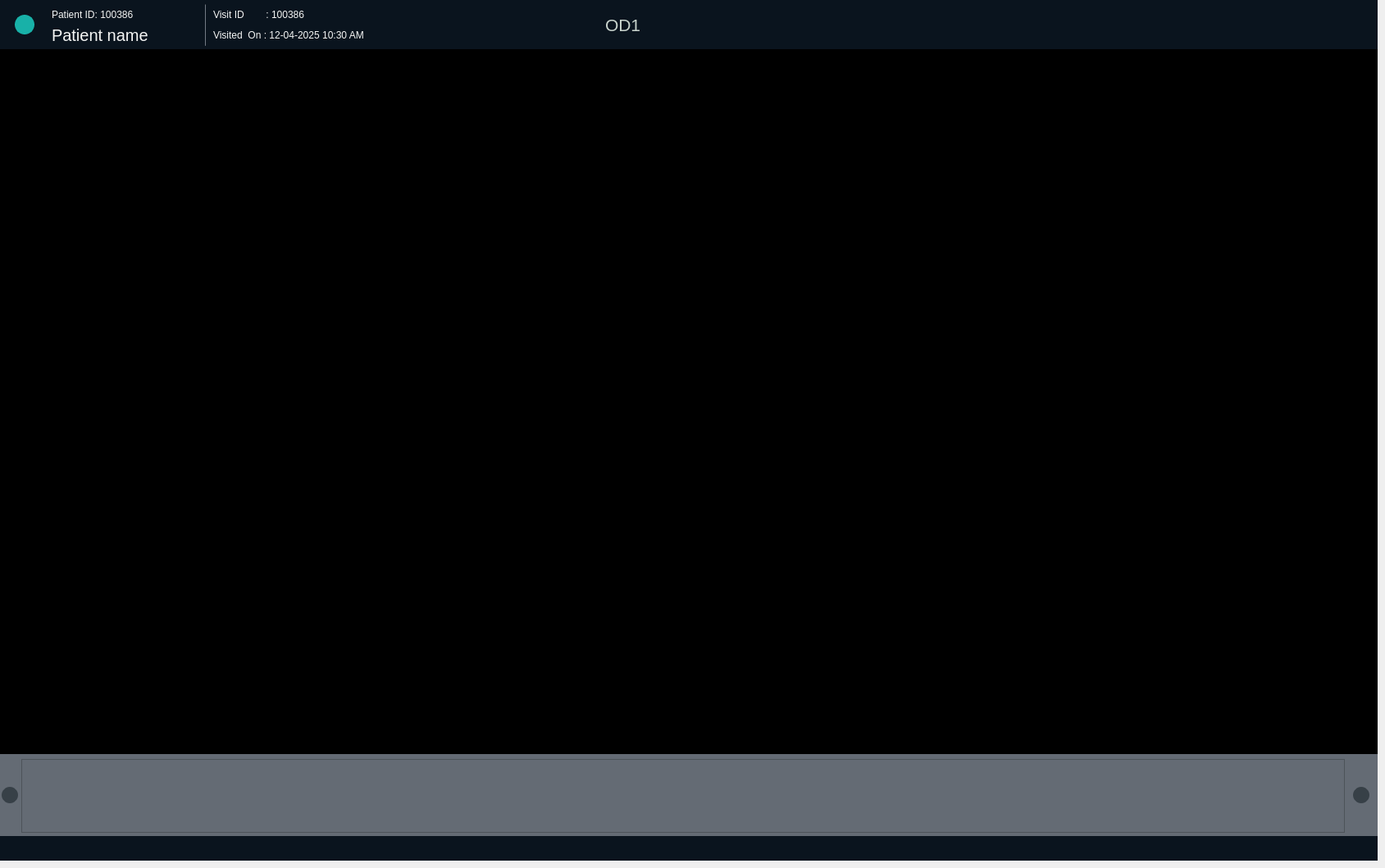
    <widget class="QWidget" name="preview_widget">
     <widget class="QFrame" name="frame_27">
      <property name="geometry">
       <rect>
        <x>0</x>
        <y>0</y>
        <width>1680</width>
        <height>60</height>
       </rect>
      </property>
      <property name="styleSheet">
       <string notr="true">background-color: rgb(10, 20, 30);</string>
      </property>
      <property name="frameShape">
       <enum>QFrame::NoFrame</enum>
      </property>
      <widget class="QPushButton" name="btn_back_scn_preview">
       <property name="geometry">
        <rect>
         <x>18</x>
         <y>18</y>
         <width>24</width>
         <height>24</height>
        </rect>
       </property>
       <property name="styleSheet">
        <string notr="true">background-color: rgb(24, 177, 168);
border-radius: 12px;
border: 2px solid rgb(24, 177, 168);</string>
       </property>
       <property name="text">
        <string/>
       </property>
       <property name="icon">
        <iconset resource="myresource.qrc">
         <normaloff>:/new/prefix_stack/images/chevron-left.png</normaloff>:/new/prefix_stack/images/chevron-left.png</iconset>
       </property>
      </widget>
      <widget class="QLabel" name="lbl_pre_pid">
       <property name="geometry">
        <rect>
         <x>63</x>
         <y>10</y>
         <width>181</width>
         <height>16</height>
        </rect>
       </property>
       <property name="styleSheet">
        <string notr="true">color: rgb(245, 246, 245);
font: 500 11pt &quot;Ubuntu&quot;;</string>
       </property>
       <property name="text">
        <string>Patient ID: 100386</string>
       </property>
      </widget>
      <widget class="QLabel" name="lbl_pre_pname">
       <property name="geometry">
        <rect>
         <x>63</x>
         <y>30</y>
         <width>181</width>
         <height>25</height>
        </rect>
       </property>
       <property name="font">
        <font>
         <family>Ubuntu</family>
         <pointsize>15</pointsize>
         <italic>false</italic>
         <bold>false</bold>
        </font>
       </property>
       <property name="styleSheet">
        <string notr="true">color: rgb(245, 246, 245);
font: 500 15pt &quot;Ubuntu&quot;;</string>
       </property>
       <property name="text">
        <string>Patient name</string>
       </property>
      </widget>
      <widget class="Line" name="line_7">
       <property name="geometry">
        <rect>
         <x>250</x>
         <y>5</y>
         <width>1</width>
         <height>51</height>
        </rect>
       </property>
       <property name="styleSheet">
        <string notr="true">background-color: rgb(100, 107, 116);</string>
       </property>
       <property name="orientation">
        <enum>Qt::Vertical</enum>
       </property>
      </widget>
      <widget class="QLabel" name="lbl_pre_vid">
       <property name="geometry">
        <rect>
         <x>260</x>
         <y>10</y>
         <width>200</width>
         <height>16</height>
        </rect>
       </property>
       <property name="styleSheet">
        <string notr="true">color: rgb(245, 246, 245);
font: 500 11pt &quot;Ubuntu&quot;;</string>
       </property>
       <property name="text">
        <string>Visit ID        : 100386</string>
       </property>
      </widget>
      <widget class="QLabel" name="lbl_pre_visitdate">
       <property name="geometry">
        <rect>
         <x>260</x>
         <y>35</y>
         <width>251</width>
         <height>16</height>
        </rect>
       </property>
       <property name="styleSheet">
        <string notr="true">color: rgb(245, 246, 245);
font: 500 11pt &quot;Ubuntu&quot;;</string>
       </property>
       <property name="text">
        <string>Visited  On : 12-04-2025 10:30 AM</string>
       </property>
      </widget>
      <widget class="QLabel" name="lbl_pre_img_name">
       <property name="geometry">
        <rect>
         <x>738</x>
         <y>15</y>
         <width>81</width>
         <height>31</height>
        </rect>
       </property>
       <property name="font">
        <font>
         <family>Ubuntu</family>
         <pointsize>16</pointsize>
         <italic>false</italic>
         <bold>false</bold>
        </font>
       </property>
       <property name="styleSheet">
        <string notr="true">font: 500 16pt &quot;Ubuntu&quot;;
color: rgb(200, 211, 204);</string>
       </property>
       <property name="text">
        <string>OD1</string>
       </property>
      </widget>
      <widget class="QLabel" name="label_86">
       <property name="geometry">
        <rect>
         <x>1472</x>
         <y>15</y>
         <width>117</width>
         <height>28</height>
        </rect>
       </property>
       <property name="text">
        <string/>
       </property>
       <property name="pixmap">
        <pixmap>:/new/prefix_topheader/image/logo_with_text.png</pixmap>
       </property>
      </widget>
     </widget>
     <widget class="QFrame" name="frame_28">
      <property name="geometry">
       <rect>
        <x>0</x>
        <y>60</y>
        <width>1680</width>
        <height>860</height>
       </rect>
      </property>
      <property name="styleSheet">
       <string notr="true">background-color: rgb(0, 0, 0);</string>
      </property>
      <property name="frameShape">
       <enum>QFrame::NoFrame</enum>
      </property>
      <widget class="QGraphicsView" name="lbl_pre_img">
       <property name="geometry">
        <rect>
         <x>40</x>
         <y>2</y>
         <width>1600</width>
         <height>827</height>
        </rect>
       </property>
      </widget>
     </widget>
     <widget class="QFrame" name="frame_30">
      <property name="geometry">
       <rect>
        <x>0</x>
        <y>920</y>
        <width>1680</width>
        <height>100</height>
       </rect>
      </property>
      <property name="styleSheet">
       <string notr="true">background-color: rgb(100, 107, 116);</string>
      </property>
      <property name="frameShape">
       <enum>QFrame::NoFrame</enum>
      </property>
      <widget class="QPushButton" name="btn_visit_next_5">
       <property name="geometry">
        <rect>
         <x>1648</x>
         <y>38</y>
         <width>24</width>
         <height>24</height>
        </rect>
       </property>
       <property name="styleSheet">
        <string notr="true">background-color: #374047;
border-radius: 12px;
border: 2px solid #646B74;</string>
       </property>
       <property name="text">
        <string/>
       </property>
       <property name="icon">
        <iconset resource="myresource.qrc">
         <normaloff>:/new/prefix_stack/images/chevron-right.png</normaloff>:/new/prefix_stack/images/chevron-right.png</iconset>
       </property>
      </widget>
      <widget class="QPushButton" name="btn_visit_back_5">
       <property name="geometry">
        <rect>
         <x>0</x>
         <y>38</y>
         <width>24</width>
         <height>24</height>
        </rect>
       </property>
       <property name="styleSheet">
        <string notr="true">background-color: #374047;
border-radius: 12px;
border: 2px solid #646B74;</string>
       </property>
       <property name="text">
        <string/>
       </property>
       <property name="icon">
        <iconset resource="myresource.qrc">
         <normaloff>:/new/prefix_stack/images/chevron-left.png</normaloff>:/new/prefix_stack/images/chevron-left.png</iconset>
       </property>
      </widget>
      <widget class="QListWidget" name="pre_list">
       <property name="geometry">
        <rect>
         <x>26</x>
         <y>6</y>
         <width>1614</width>
         <height>90</height>
        </rect>
       </property>
      </widget>
     </widget>
     <widget class="QFrame" name="frame_31">
      <property name="geometry">
       <rect>
        <x>0</x>
        <y>1020</y>
        <width>1680</width>
        <height>30</height>
       </rect>
      </property>
      <property name="styleSheet">
       <string notr="true">background-color: rgb(10, 20, 30);</string>
      </property>
      <property name="frameShape">
       <enum>QFrame::NoFrame</enum>
      </property>
      <widget class="QFrame" name="frame_32">
       <property name="geometry">
        <rect>
         <x>1504</x>
         <y>2</y>
         <width>181</width>
         <height>26</height>
        </rect>
       </property>
       <property name="frameShape">
        <enum>QFrame::NoFrame</enum>
       </property>
       <widget class="QPushButton" name="btn_preview_zoomout">
        <property name="geometry">
         <rect>
          <x>96</x>
          <y>0</y>
          <width>26</width>
          <height>26</height>
         </rect>
        </property>
        <property name="styleSheet">
         <string notr="true">background-color: transparent;
border-color: transparent;
border-radius: 0px;</string>
        </property>
        <property name="text">
         <string/>
        </property>
        <property name="icon">
         <iconset resource="myresource.qrc">
          <normaloff>:/new/prefix_stack/images/zoom_out.png</normaloff>:/new/prefix_stack/images/zoom_out.png</iconset>
        </property>
        <property name="iconSize">
         <size>
          <width>20</width>
          <height>20</height>
         </size>
        </property>
       </widget>
       <widget class="QPushButton" name="btn_preview_zoomin">
        <property name="geometry">
         <rect>
          <x>56</x>
          <y>0</y>
          <width>26</width>
          <height>26</height>
         </rect>
        </property>
        <property name="styleSheet">
         <string notr="true">background-color: transparent;
border-color: transparent;
border-radius: 0px;</string>
        </property>
        <property name="text">
         <string/>
        </property>
        <property name="icon">
         <iconset resource="myresource.qrc">
          <normaloff>:/new/prefix_stack/images/zoom_in.png</normaloff>:/new/prefix_stack/images/zoom_in.png</iconset>
        </property>
        <property name="iconSize">
         <size>
          <width>20</width>
          <height>20</height>
         </size>
        </property>
       </widget>
       <widget class="QPushButton" name="btn_previewscn_fit">
        <property name="geometry">
         <rect>
          <x>140</x>
          <y>0</y>
          <width>26</width>
          <height>26</height>
         </rect>
        </property>
        <property name="styleSheet">
         <string notr="true">background-color: transparent;
border-color: transparent;
border-radius: 0px;</string>
        </property>
        <property name="text">
         <string/>
        </property>
        <property name="icon">
         <iconset resource="myresource.qrc">
          <normaloff>:/new/prefix_stack/images/zoom_to_fit_3.png</normaloff>:/new/prefix_stack/images/zoom_to_fit_3.png</iconset>
        </property>
        <property name="iconSize">
         <size>
          <width>24</width>
          <height>24</height>
         </size>
        </property>
       </widget>
      </widget>
     </widget>
    </widget>
